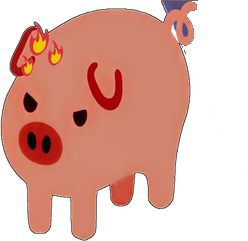
#> input picture tmp/backdropA/after5/pighub-1031.png, 248 x 241 px, given in place of pighub-258.png, which was not available
$ python mkv5.py
#> lines starting #> are read from the running program, lines starting #| are printed output that depends on the picture; after the words box and inside, x2 and y2 are one past the last pixel; in counts of white or black regions, pixels touching at a corner belong together

import numpy as np, os, json
from PIL import Image, ImageDraw
AFT=r"C:\Users\12252\Desktop\Files\Code\PigHub\dsh-pighub\tmp\backdropA\after5"
OUT=r"C:\Users\12252\Desktop\Files\Code\PigHub\dsh-pighub\tmp\backdropA\v5sheets"
os.makedirs(OUT,exist_ok=True)
def checker(w,h,s=12):
#> called with w = 1054, h = 1090, s = 12
    im=Image.new("RGB",(w,h),(203,203,203)); d=ImageDraw.Draw(im)
#> after `im = Image.new('RGB', (w, h), (203, 203, 203))`: im: PIL image 1054x1090 RGB; every value is 203
    for y in range(0,h,s):
        for x in range(0,w,s):
            if ((x//s)+(y//s))%2==0: d.rectangle([x,y,x+s-1,y+s-1],fill=(233,233,233))
    return im
ids=["pighub-258","pighub-1031","pighub-686","pighub-1087","pighub-1106","pighub-12","pighub-209","pighub-217","pighub-242","pighub-250","pighub-262","pighub-271","pighub-293","pighub-337","pighub-40","pighub-417","pighub-473","pighub-560","pighub-873","pighub-922"]
CELL=512; LBL=18
for si in range(0,len(ids),4):
    chunk=ids[si:si+4]
    W=2*CELL+30; H=2*(CELL+LBL)+30
    sheet=checker(W,H); d=ImageDraw.Draw(sheet)
#> after `sheet = checker(W, H)`:
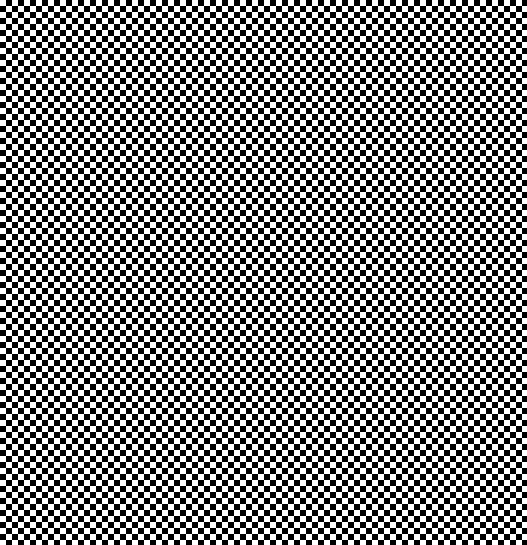
#> sheet: PIL image 1054x1090 RGB (shown at 1/2 size); values 203 (black) and 233 (white), 50% white; 1 black region, box (x1, y1, x2, y2) and area: (0, 0, 1054, 1090) 574420
    for k,i in enumerate(chunk):
        cx=10+(k%2)*CELL; cy=10+(k//2)*(CELL+LBL)
        im=Image.open(os.path.join(AFT,i+".png")).convert("RGBA")
#> im is the input picture: PIL image 248x241 RGBA; mean R, G, B, A 113.7, 66.5, 54.7, 142.4
        scale=min(2.0, CELL/im.width, CELL/im.height)
#> scale = 2
        z=im.resize((int(im.width*scale),int(im.height*scale)),Image.LANCZOS)
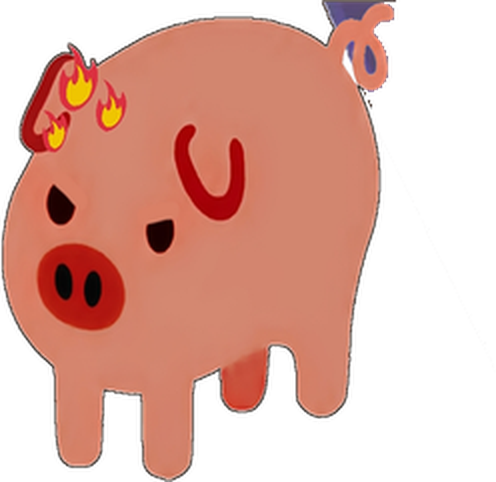
#> z: PIL image 496x482 RGBA; mean R, G, B, A 114.5, 67.2, 55.3, 142.4; transparent parts drawn white
        tile=checker(CELL,CELL); tile.paste(z,((CELL-z.width)//2,(CELL-z.height)//2),z)
#> in checker (call 2), `im = Image.new('RGB', (w, h), (203, 203, 203))`: im: PIL image 512x512 RGB; every value is 203
#> after `tile = checker(CELL, CELL)`:
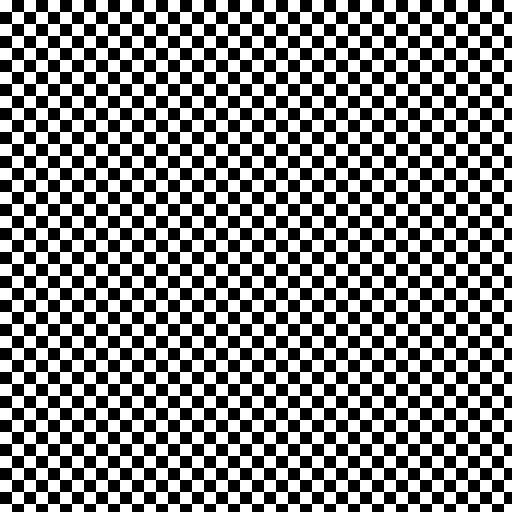
#> tile: PIL image 512x512 RGB; values 203 (black) and 233 (white), 50% white; 1 black region, box (x1, y1, x2, y2) and area: (0, 0, 512, 512) 131040
#> after `tile.paste(z, ((CELL - z.width) // 2, (CELL - z.height) // 2), z)`:
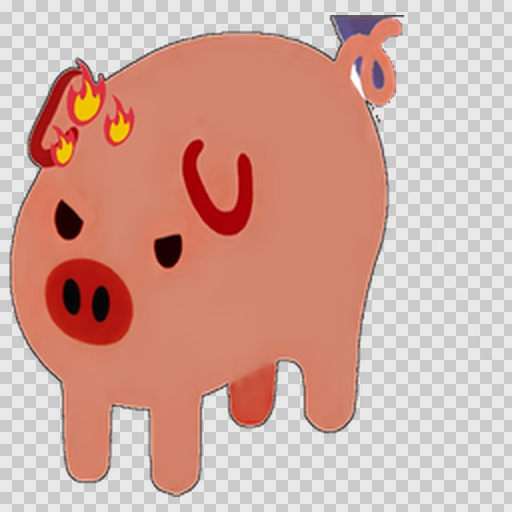
#> tile: PIL image 512x512 RGB; mean R, G, B 209.7, 167, 156.2
        sheet.paste(tile,(cx,cy)); d.text((cx+2,cy+CELL+3),"%s x%.1f"%(i,scale),fill=(0,0,0))
#> after `sheet.paste(tile, (cx, cy))`:
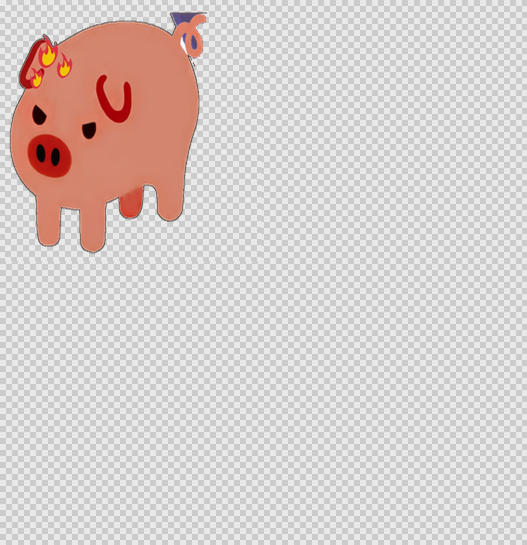
#> sheet: PIL image 1054x1090 RGB (shown at 1/2 size); mean R, G, B 216.1, 206.4, 203.9
    sheet.save(os.path.join(OUT,"v5-%02d.png"%(si//4)))
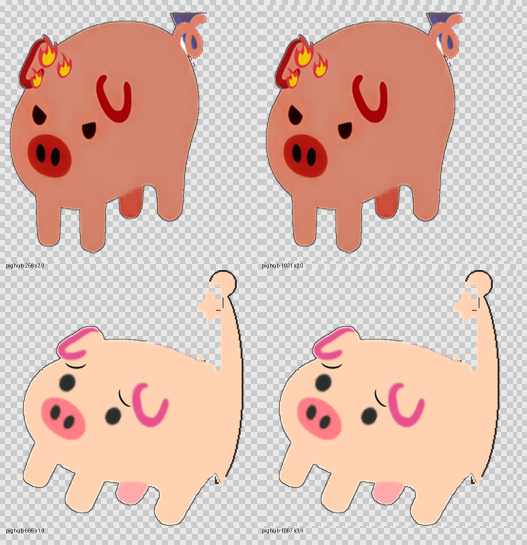
#> saved as v5-00.png: PIL image 1054x1090 RGB (shown at 1/2 size); mean R, G, B 219.9, 189.1, 178.4
#> pass 2 of the loop `for si in range(0,len(ids),4):`:
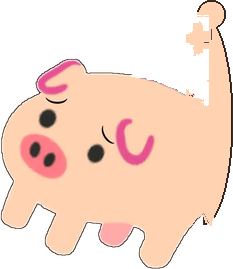
#> input picture tmp/backdropA/after5/pighub-1087.png, 233 x 269 px, given in place of pighub-1106.png, which was not available
#> im is the input picture: PIL image 233x269 RGBA; mean R, G, B, A 143.5, 114.5, 99.6, 149.7
#> z: PIL image 443x512 RGBA
#> `tile.paste(z, ((CELL - z.width) // 2, (CELL - z.height) // 2), z)`:
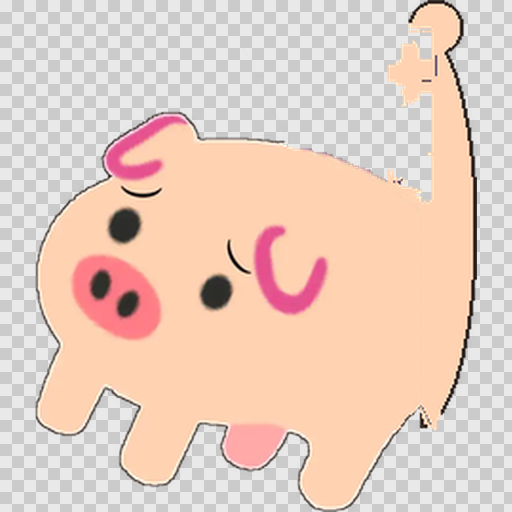
#> tile: PIL image 512x512 RGB; mean R, G, B 230.7, 206, 193.2
#> `sheet.paste(tile, (cx, cy))`:
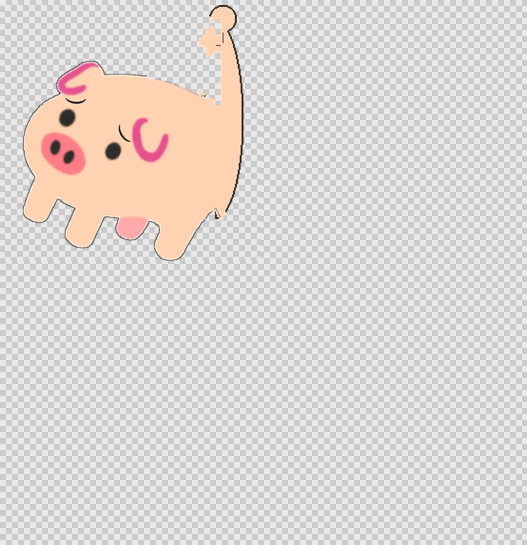
#> sheet: PIL image 1054x1090 RGB (shown at 1/2 size); mean R, G, B 220.9, 215.3, 212.3
#> (the run stopped early here; a loop or call above may not have finished)
